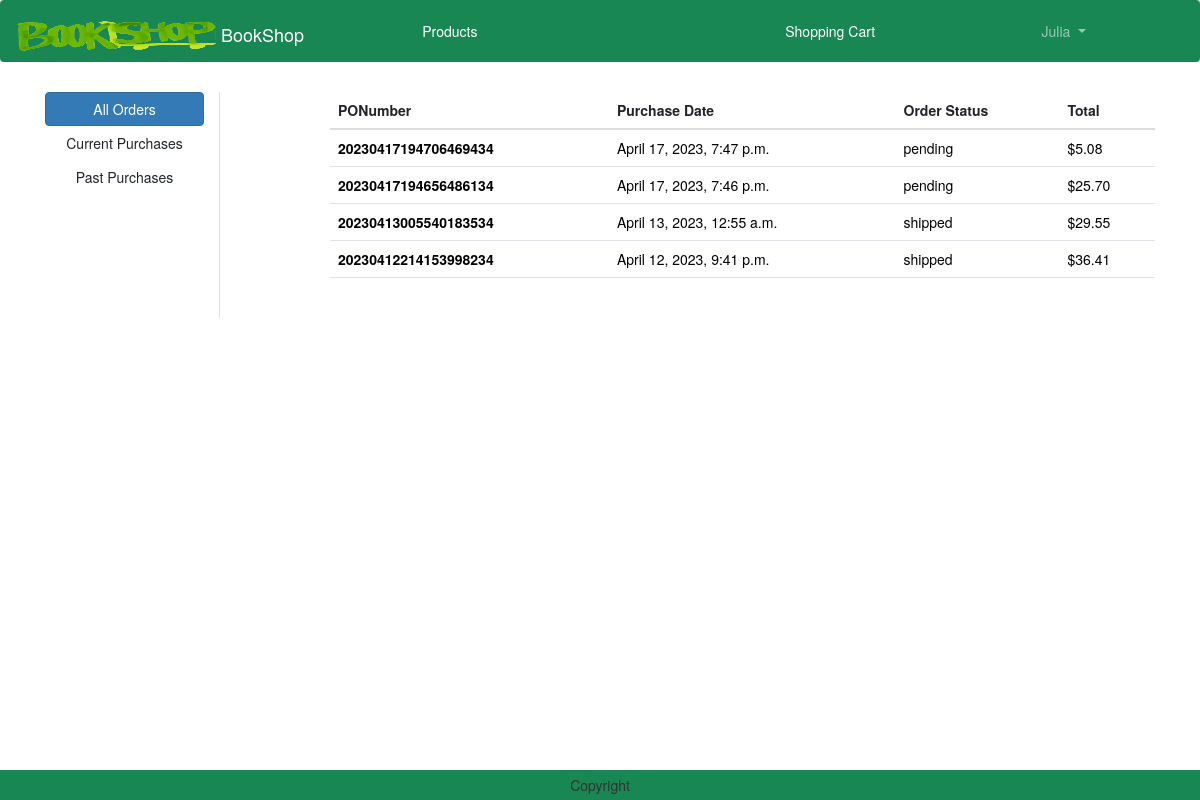
Page /orders/ (signed in) on the earlier database version.
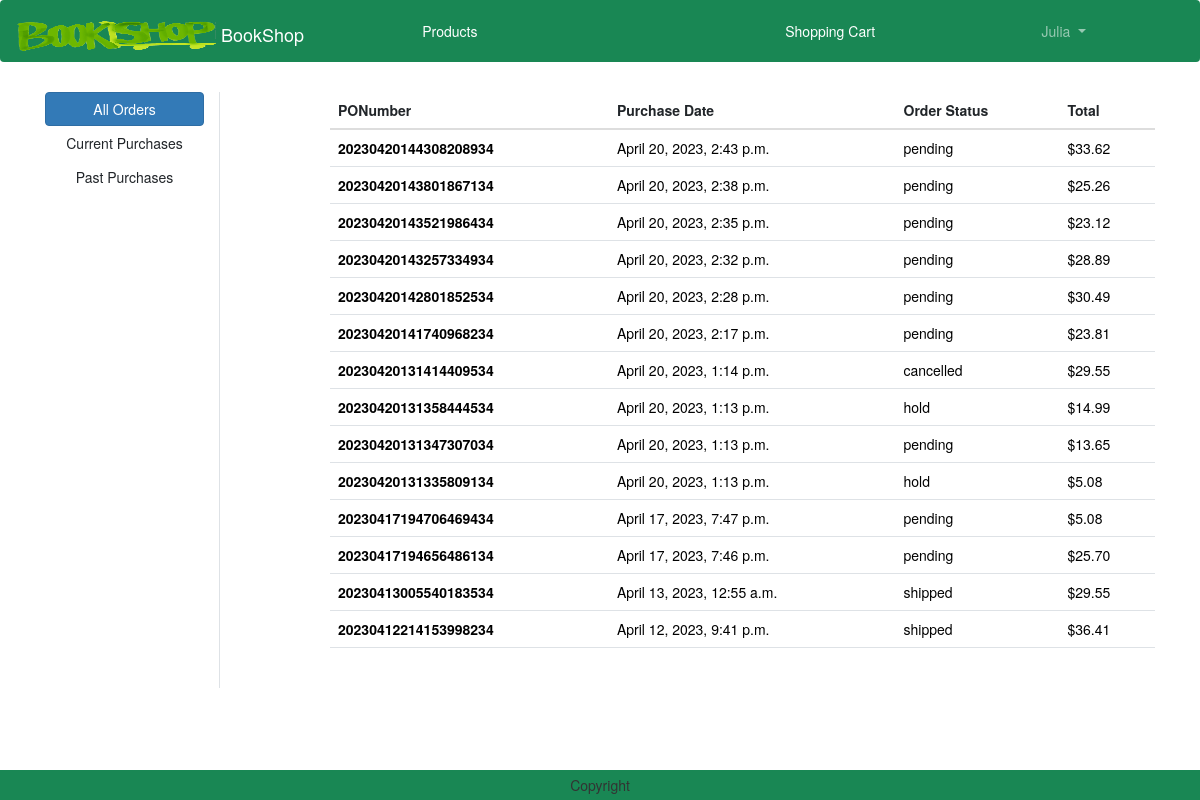
Same page on the later database version.
### order/models.py (models this page shows)
class Order(models.Model):
    PONumber = models.CharField(max_length=30, primary_key=True)
    purchaseDate = models.DateTimeField(default=datetime.now)
    status = models.CharField(default=ORDER_STATUS_CHOICES[0][0], choices=ORDER_STATUS_CHOICES, max_length=20)
    user = models.ForeignKey(User,on_delete=models.CASCADE)
    shipmentDate = models.DateTimeField(null=True)
    cancelDate = models.DateTimeField(null=True)
    vendor = models.ForeignKey('vendors.Vendor',on_delete=models.CASCADE, default=4)
    customer = models.ForeignKey('customers.Customer',on_delete=models.CASCADE)

### order/views.py (the view)
# urls.py: path('orders/', views.OrdersView.as_view(), name="orders"),
class OrdersView(View):
    def get(self, request):
        user = request.user
        filter = request.GET.get('filter')
        if filter == 'current':
            orders = Order.objects.filter(Q(user=user) & (Q(status="pending") | Q(status="hold"))).order_by('-purchaseDate')
        elif filter == 'past':
            orders = Order.objects.filter(Q(user=user) & (Q(status="shipped") | Q(status="cancelled"))).order_by('-purchaseDate')
        elif filter == 'pending':
            orders = Order.objects.filter(status="pending").order_by('-purchaseDate')
        elif filter == 'hold':
            orders = Order.objects.filter(status="hold").order_by('-purchaseDate')
        elif filter == 'pastOrders':
            orders = Order.objects.filter(Q(status="shipped") | Q(status="cancelled")).order_by('-purchaseDate')
        elif filter == 'allVendor':
            orders = Order.objects.all().order_by('-purchaseDate')
        else:
            filter == 'all'
            orders = Order.objects.filter(user=user).order_by('-purchaseDate')
        total = []
        for o in orders:
            PONumber = o.PONumber
            order = Order.objects.get(PONumber=PONumber)
            orderitems = OrderItem.objects.filter(order=order)
            sum = 0
            for oi in orderitems:
                sum = sum + oi.price
            total.append(sum)
        orderZip = zip(orders,total)
        context = {
           'orderZip': orderZip,
           'orders': orders,
           'filter': filter,
        }
        return render(request, 'orders.html', context)

### templates/orders.html (shortened to what this page needs)
{% extends 'base.html' %}
{% load static %}
{% block main-content %}
<div class="container my-5">
    <div class="row">
        <div class="col-sm-2 border-end">
            <ul class="list-unstyled">
                {% for group in request.user.groups.all %}
                    {% if group.name == 'Customer' %}
                        <li class="d-grid"><a href="{% url 'order:orders' %}?filter=all" class="btn btn-primary" {% if filter == 'all' %}class="active"{% endif %}>All Orders</a></li>
                        <li class="d-grid"><a href="{% url 'order:orders' %}?filter=current" class="btn" {% if filter == 'current' %}class="active"{% endif %}>Current Purchases</a></li>
                        <li class="d-grid"><a href="{% url 'order:orders' %}?filter=past" class="btn" {% if filter == 'past' %}class="active"{% endif %}>Past Purchases</a></li>
                    {% endif %}
                {% endfor %}
            </ul>
        </div>
        <div class="col-sm-9 offset-sm-1">
            {% if orders %}
                <div class="acss">
                    <table class="table">
                        <thead>
                            <tr>
                            <th scope="col">PONumber</th>
                            <th scope="col">Purchase Date</th>
                            <th scope="col">Order Status</th>
                            <th scope="col">Total</th>
                            </tr>
                        </thead>
                        <tbody>
                            {% for order,total in orderZip %}
                            <tr>
                                <th scope="row"><a href="{% url 'order:order_detail' order.PONumber  %}" style="text-decoration:none; color:black">{{order.PONumber}}</a></th>
                                <td><a href="{% url 'order:order_detail' order.PONumber  %}" style="text-decoration:none; color:black">{{order.purchaseDate}}</a></td>
                                <td><a href="{% url 'order:order_detail' order.PONumber  %}" style="text-decoration:none; color:black">{{order.status}}</a></td>
                                <td><a href="{% url 'order:order_detail' order.PONumber  %}" style="text-decoration:none; color:black">${{total}}</a></td>
                            </tr>
                            {% endfor %}
                        </tbody>
                    </table>
                        <br>
                </div>
            {% else %}
                <h1 class="text-center mb-5">Orders are empty.</h1>
            {% endif %}
        </div>
    </div>
</div>
{% endblock main-content %}

### templates/base.html (shortened to what this page needs)
<!DOCTYPE html>
{% load static %}
<html lang="en">
<head>
    <link href="https://cdn.jsdelivr.net/npm/bootstrap@5.3.0-alpha1/dist/css/bootstrap.min.css" rel="stylesheet">
    <link href="https://cdn.bootcss.com/bootstrap/3.3.7/css/bootstrap.min.css" rel="stylesheet">
    <link rel="stylesheet" href="{% static 'css/owl.carousel.min.css' %}">
    <link rel="stylesheet" href="{% static 'css/all.min.css' %}">
    <link rel="stylesheet" href="{% static 'css/style.css' %}">
    <link rel="stylesheet" href="https://cdnjs.cloudflare.com/ajax/libs/bootstrap-datetimepicker/4.17.47/css/bootstrap-datetimepicker.css">
</head>
<body>
    <nav class="navbar navbar-expand-lg navbar-dark bg-success nav-fill">
        <div class="container-fluid">
          <a class="navbar-brand" href="{% url 'products:home' %}">
            <img src="{% static "logo.png" %}" alt="BookShop" width="200" height="30" class="d-inline-block align-text-top">
            BookShop
          </a>
          <div class="collapse navbar-collapse" id="navbarSupportedContent">
            <ul class="navbar-nav me-auto mb-2 mb-lg-0" style="width:100%; text-align:center">
              <li class="nav-item" style="display:inline-block">
                <a class="nav-link text-white" href="{% url 'products:products' %}">Products</a>
              </li>
            <li class="nav-item" style="display:inline-block">
            </li>
              {% if user.is_authenticated %}
                  {% for group in request.user.groups.all %}
                    {% if group.name == 'Vendor' %}
                      <li class="nav-item mx-2" style="display:inline-block">
                        <a class="nav-link text-white" href="{% url 'products:productsAdd' %}">Add A New Product</a>
                      </li>
                      <li class="nav-item dropdown mx-2" style="display:inline-block">
                        <a class="nav-link dropdown-toggle" href="#" role="button" data-bs-toggle="dropdown" aria-expanded="false">
                          {{ user.username }}
                        </a>
                        <ul class="dropdown-menu" >
                          <li><a class="dropdown-item" href="{% url 'order:orders' %}?filter=allVendor">Orders</a></li>
                          <li><a class="dropdown-item" href="{% url 'logout' %}">Logout</a></li>
                        </ul>
                      </li>
                    {% elif group.name == 'Customer' %}
                      <li class="nav-item mx-2" style="display:inline-block">
                          <a class="nav-link text-white" href="{% url 'shoppingcart' %}">Shopping Cart</a>
                      </li>
                      <li class="nav-item dropdown mx-2" style="display:inline-block">
                          <a class="nav-link dropdown-toggle" href="#" role="button" data-bs-toggle="dropdown" aria-expanded="false">
                            {{ user.username }}
                          </a>
                      </li>
                    {% endif %}
                  {% endfor %}
              {% endif %}
              </ul>
          </div>
        </div>
      </nav>
      {% block main-content %}{% endblock main-content %}
      <div>
        <div style="height:60px"></div>
        <footer class="container-fluid fixed-bottom bg-success text-center p-2 mt-5">
            Copyright
        </footer>
      </div>
</body>
</html>

Differences in the rows shown:
added Order: PONumber "20230420144308208934", purchaseDate "April 20, 2023, 2:43 p.m.", status "pending", total "33.62"
added Order: PONumber "20230420143801867134", purchaseDate "April 20, 2023, 2:38 p.m.", status "pending", total "25.26"
added Order: PONumber "20230420143521986434", purchaseDate "April 20, 2023, 2:35 p.m.", status "pending", total "23.12"
added Order: PONumber "20230420143257334934", purchaseDate "April 20, 2023, 2:32 p.m.", status "pending", total "28.89"
added Order: PONumber "20230420142801852534", purchaseDate "April 20, 2023, 2:28 p.m.", status "pending", total "30.49"
added Order: PONumber "20230420141740968234", purchaseDate "April 20, 2023, 2:17 p.m.", status "pending", total "23.81"
added Order: PONumber "20230420131414409534", purchaseDate "April 20, 2023, 1:14 p.m.", status "cancelled", total "29.55"
added Order: PONumber "20230420131358444534", purchaseDate "April 20, 2023, 1:13 p.m.", status "hold", total "14.99"
added Order: PONumber "20230420131347307034", purchaseDate "April 20, 2023, 1:13 p.m.", status "pending", total "13.65"
added Order: PONumber "20230420131335809134", purchaseDate "April 20, 2023, 1:13 p.m.", status "hold", total "5.08"
